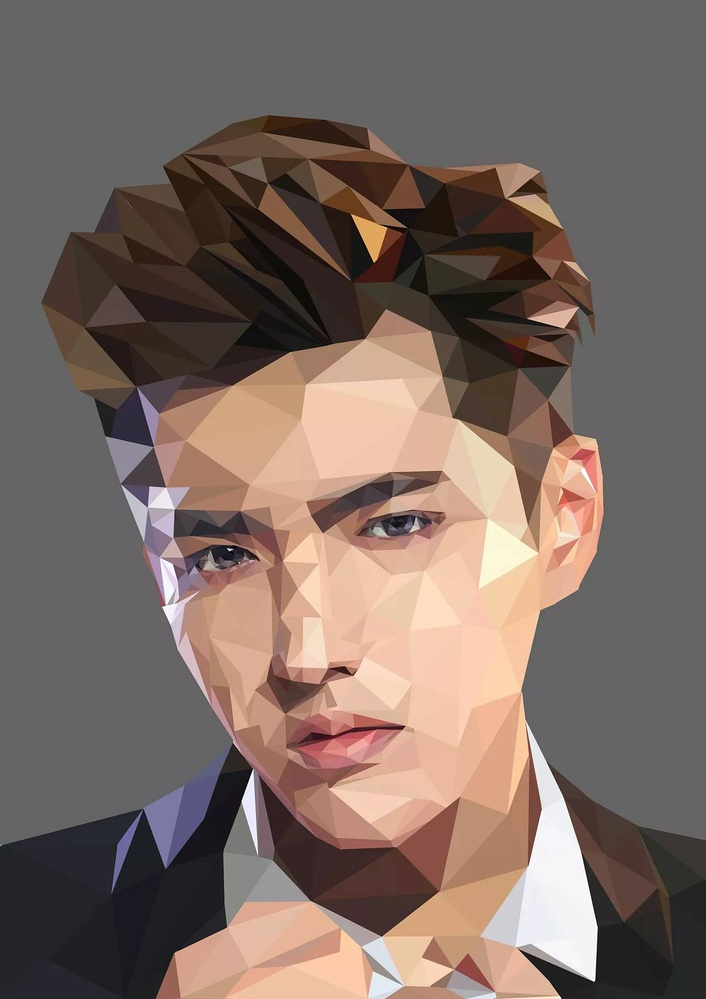
#> input picture sources/wu.jpg, 706 x 999 px, shrunk from 1280 x 1811 before the run
$ python water4.py
#> lines starting #> are read from the running program, lines starting #| are printed output that depends on the picture; after the words box and inside, x2 and y2 are one past the last pixel; in counts of white or black regions, pixels touching at a corner belong together
import cv2
import numpy as np
from matplotlib import pyplot as plt

img = cv2.imread("../sources/wu.jpg")
#> img is the input picture: shape (999, 706, 3); mean B, G, R 99.7, 106.9, 123.6
cv2.imshow('img',img)
gray = cv2.cvtColor(img,cv2.COLOR_BGR2GRAY)
ret,thresh = cv2.threshold(gray, 0, 255, cv2.THRESH_BINARY_INV+cv2.THRESH_OTSU)
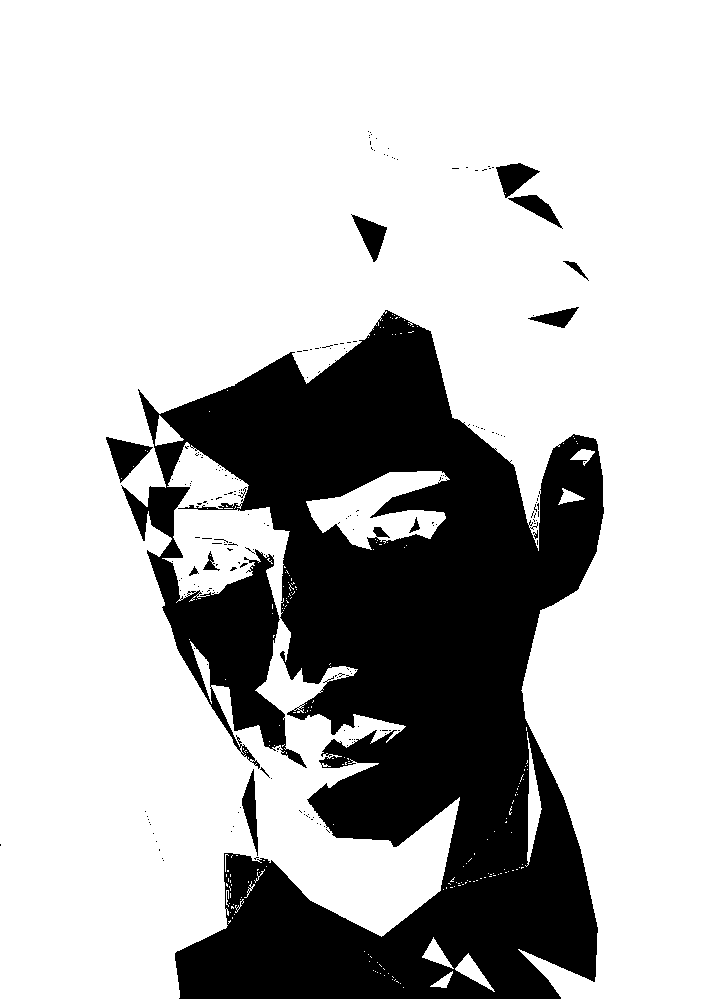
#> thresh: shape (999, 706); 73.5% white; 206 black regions (192 under 20 px), largest, box (x1, y1, x2, y2) and area: (121, 310, 604, 999) 181601, (106, 437, 153, 483) 1015, (496, 163, 540, 198) 810
#> ret = 136

kernel = np.ones((3,3),np.uint8)
opening = cv2.morphologyEx(thresh,cv2.MORPH_OPEN,kernel,iterations= 2)
#> opening: shape (999, 706); 73% white; 66 black regions (56 under 20 px), largest, box (x1, y1, x2, y2) and area: (106, 310, 604, 999) 186919, (488, 163, 563, 229) 1479, (351, 214, 387, 262) 759
sure_bg = cv2.dilate(opening, kernel,iterations=3)
#> sure_bg: shape (999, 706); 76.5% white; 19 black regions (9 under 20 px), largest, box (x1, y1, x2, y2) and area: (153, 315, 601, 999) 162801, (131, 490, 183, 532) 1077, (112, 442, 146, 475) 533
dist_transform =cv2.distanceTransform(opening, 1, 5)
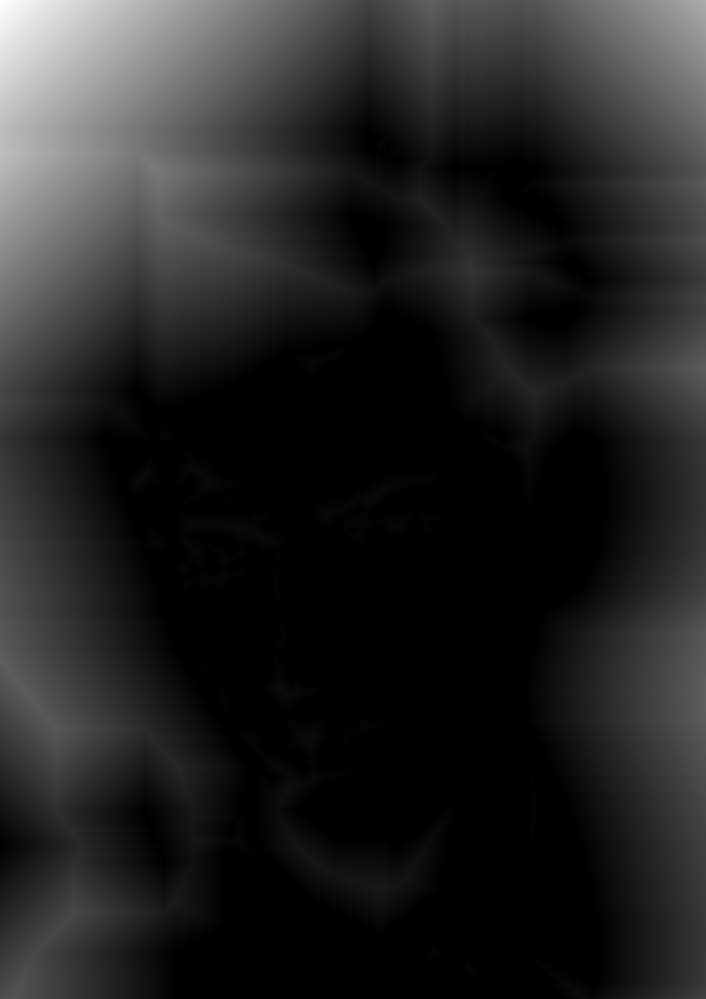
#> dist_transform: shape (999, 706) float32; min 0, max 499, mean 70.3; drawn with min black and max white
ret,sure_fg = cv2.threshold(dist_transform, 0.7*dist_transform.max(), 255, 0)
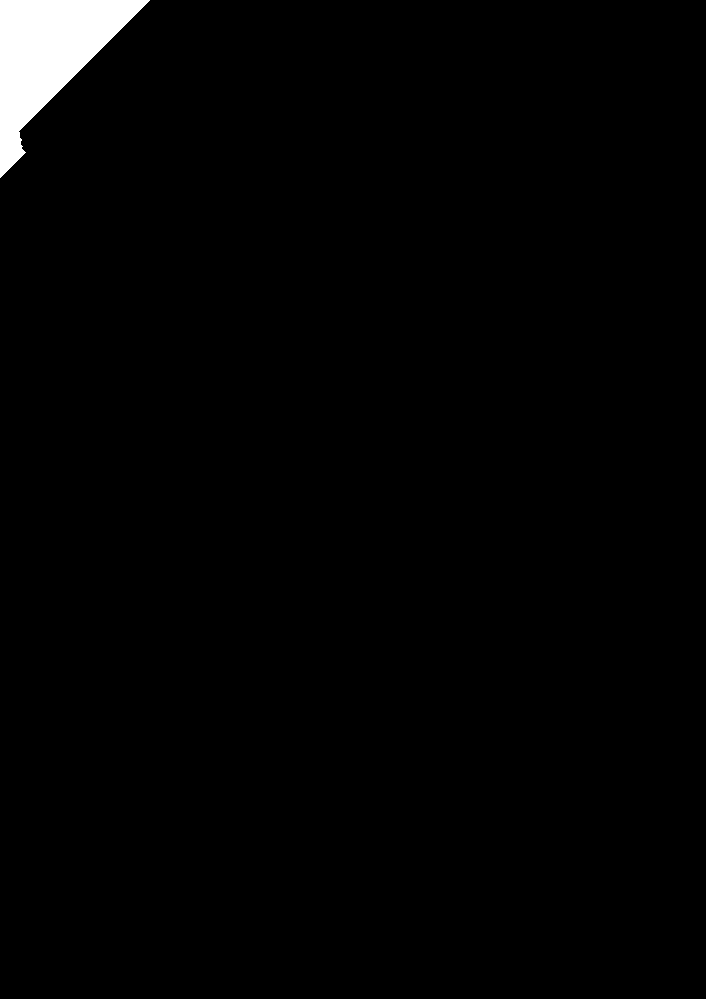
#> sure_fg: shape (999, 706) float32; 1.7% white; 1 white region, box (x1, y1, x2, y2) and area: (0, 0, 150, 178) 11935
#> ret = 349.3
sure_fg = np.uint8(sure_fg)
unknown = cv2.subtract(sure_bg, sure_fg)
#> unknown: shape (999, 706); 74.8% white; 20 black regions (9 under 20 px), largest, box (x1, y1, x2, y2) and area: (153, 315, 601, 999) 162801, (0, 0, 150, 178) 11935, (131, 490, 183, 532) 1077


ret,markers1 = cv2.connectedComponents(sure_fg)
#> ret = 2
markers = markers1 + 1
markers[unknown == 255] = 0
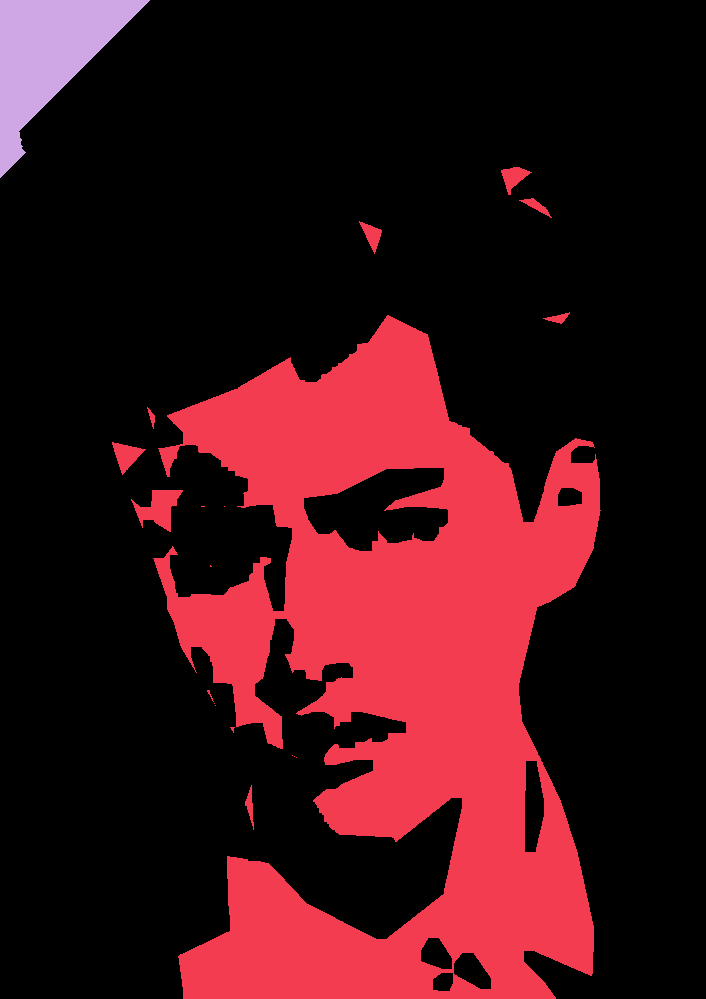
#> markers: shape (999, 706) int32; 3 distinct labels, from 0 to 2; one colour per label, 0 black

# blank_image = np.zeros((200,200,3), np.uint8)
# markers4 = cv2.watershed(blank_image, markers)
# cv2.imshow('blank_image',blank_image)

markers3 = cv2.watershed(img, markers)
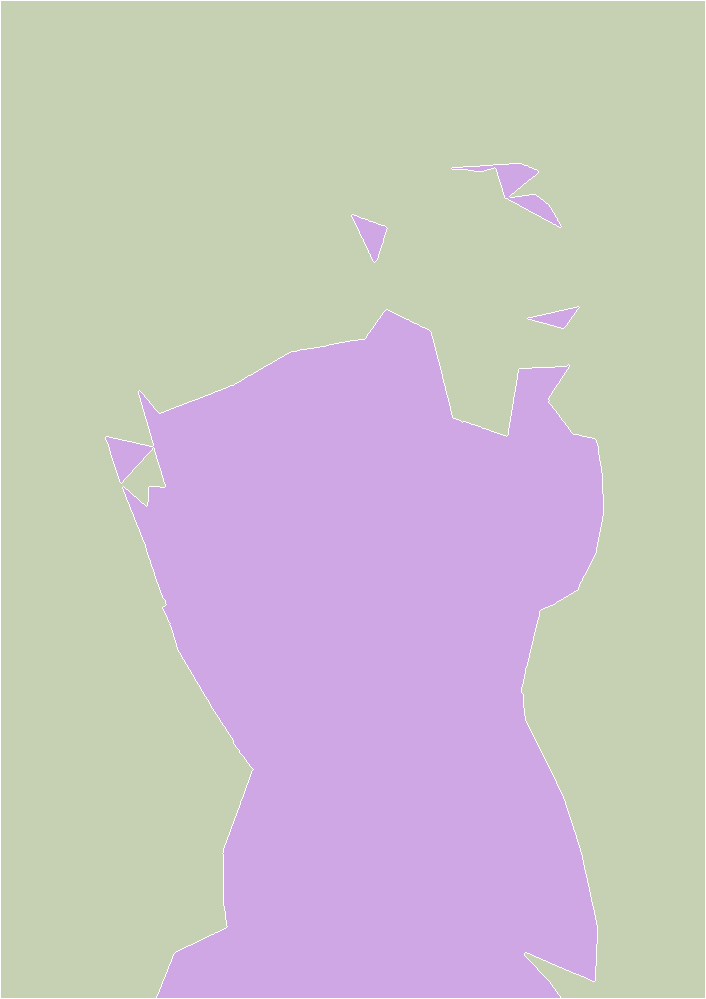
#> markers3: shape (999, 706) int32; 3 distinct labels, from -1 to 2; one colour per label, 0 black, -1 white
# cv2.imshow('markers3',markers3)
img[markers3 == -1] = [255,0,0]
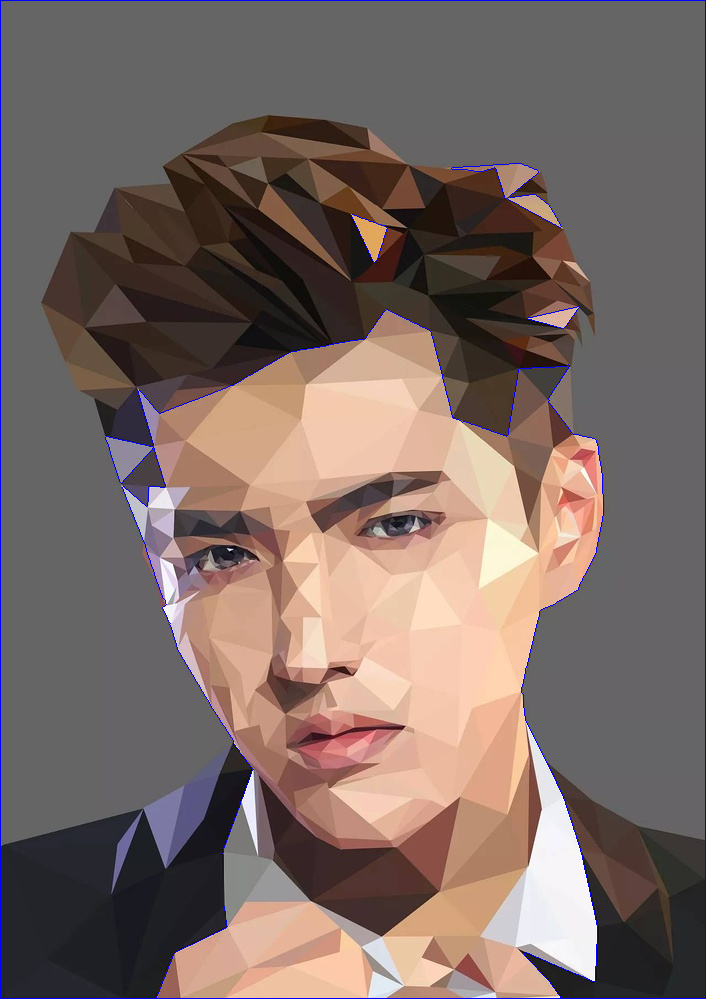
#> img: shape (999, 706, 3); 0.86% of pixels changed, all inside (x1, y1, x2, y2) = (0, 0, 706, 999)


# cv2.imshow('thresh',thresh)
# cv2.imshow('ret',ret)
cv2.imshow('img',img)
cv2.waitKey(0)
